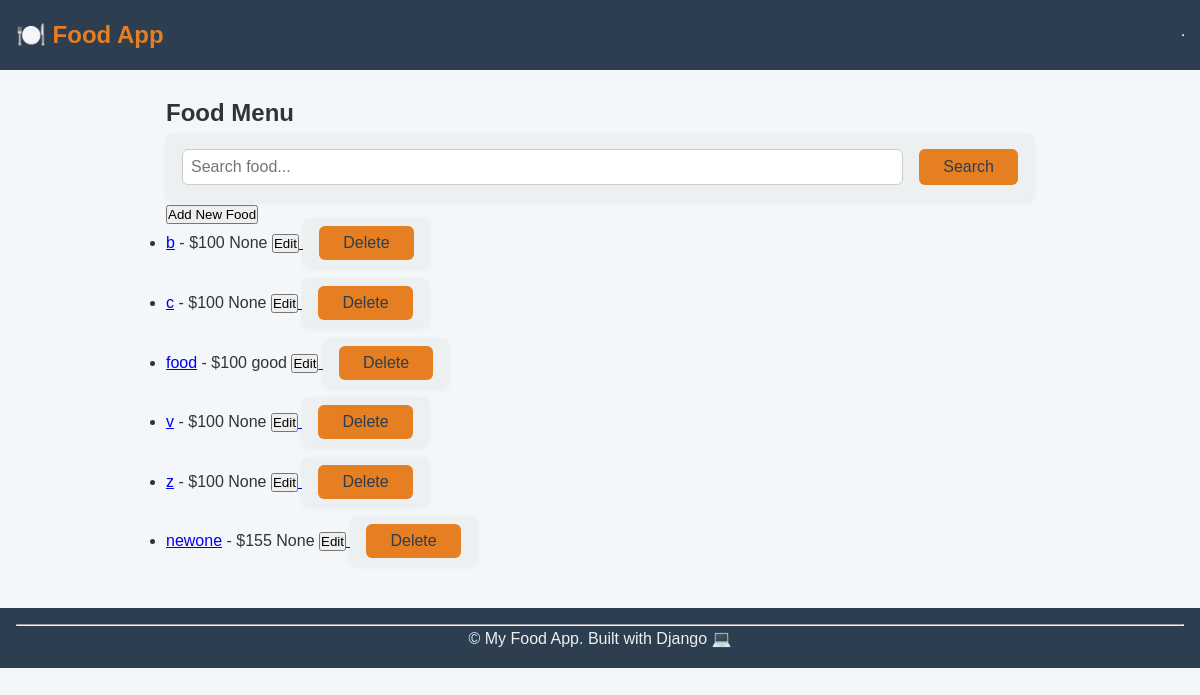
/search/, run on an earlier commit of the app's database.
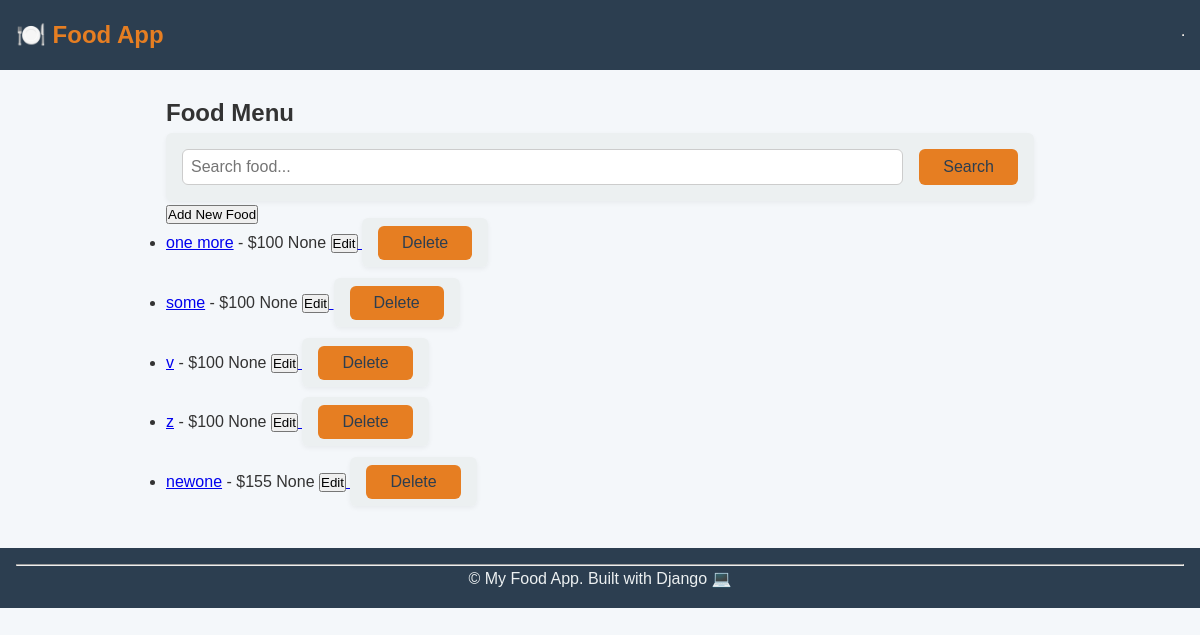
And on a later commit of the database.
### foods/models.py (models this page shows, shortened)
class Food(models.Model):
    name = models.CharField(max_length=100)
    price = models.IntegerField(default=100)
    description = models.TextField(default='None')
    class Meta:
        ordering = ['price', 'name']

### foods/views.py (the view)
# urls.py: path('search/', views.FoodSearchView.as_view(), name='food_search')
class FoodSearchView(ListView):
    model = Food
    template_name = 'actions/food_list.html'
    context_object_name = 'foods'
    paginate_by = 10
    def get_queryset(self):
        query = self.request.GET.get('q', '')
        if query:
            return Food.objects.filter(
                Q(name__icontains=query) | Q(description__icontains=query)
            )
        return Food.objects.all()

### templates/actions/food_list.html (shortened to what this page needs)
{% extends 'base.html' %}
{% block content %}
<h2>Food Menu</h2>
<form method="get" action="{% url 'food_search' %}">
    <input type="text" name="q" value="{{ query }}" placeholder="Search food..." aria-label="Search food">
    <button type="submit">Search</button>
</form>
<a href="{% url 'food_create' %}">
    <button>Add New Food</button>
</a>
<ul>
    {% for food in foods %}
    <li>
        <a href="{% url 'food_detail' food.pk %}">{{ food.name }}</a> - ${{ food.price }}
        {{ food.description }}
        <a href="{% url 'food_update' food.pk %}">
            <button type="button">Edit</button>
        </a>
        <form method="post" action="{% url 'food_delete' food.pk %}" style="display:inline;">
            <button type="submit" onclick="return confirm('Delete {{ food.name }}?')">Delete</button>
        </form>
        <br><br>
    </li>
    {% empty %}
    <li>No food items yet. Get cookin’! 🍳</li>
    {% endfor %}
</ul>
{% endblock %}

### templates/base.html (shortened to what this page needs)
<!DOCTYPE html>
{% load static %}
<html lang="en">
<head>
    <link rel="stylesheet" href="{% static 'css/style.css' %}">
</head>
<body>
<header>
    <h1><a href="{% url 'food_list' %}">🍽️ Food App</a></h1>
    <hr>
</header>
<main>
    {% block content %} {% endblock %}
</main>
<footer>
    <hr>
    <p>&copy; {{ now|date:"Y" }} My Food App. Built with Django 💻</p>
</footer>
</body>
</html>

### static/css/style.css (style rules this page uses)
*, *::before, *::after { box-sizing: border-box; margin: 0; padding: 0; }
html { font-family: sans-serif; font-size: 16px; scroll-behavior: smooth; }
:root { --color-bg: #f4f7fa; --color-primary: #2c3e50; --color-accent: #e67e22; --color-text: #333; --color-light: #ecf0f1; --color-danger: #e74c3c; --space-1: 0.5rem; --space-2: 1rem; --space-3: 1.5rem; --space-4: 2rem; --font-size-1: 0.875rem; --font-size-2: 1rem; --font-size-3: 1.25rem; --font-size-4: 1.5rem; --radius: 6px; --transition: all 0.2s ease-in-out; }
body { background: var(--color-bg); color: var(--color-text); line-height: 1.6; transition: var(--transition); }
header { background: var(--color-primary); color: var(--color-light); display: flex; flex-wrap: wrap; align-items: center; justify-content: space-between; padding: var(--space-2); }
header h1 { font-size: var(--font-size-4); }
header h1 a { color: var(--color-accent); text-decoration: none; }
main { max-width: 900px; margin: var(--space-3) auto; padding: 0 var(--space-2); }
form { display: flex; flex-wrap: wrap; gap: var(--space-2); background: var(--color-light); padding: var(--space-2); border-radius: var(--radius); box-shadow: 0 2px 5px rgba(0,0,0,0.05); }
form input[type="text"], form input[type="number"] { flex: 1 1 200px; padding: var(--space-1); font-size: var(--font-size-2); border: 1px solid #ccc; border-radius: var(--radius); }
form button { flex: 0 0 auto; padding: var(--space-1) var(--space-3); font-size: var(--font-size-2); border: none; border-radius: var(--radius); cursor: pointer; transition: var(--transition); }
form button[type="submit"] { background: var(--color-accent); color: var(--color-primary); }
footer { background: var(--color-primary); color: var(--color-light); text-align: center; padding: var(--space-2); margin-top: var(--space-3); }

What changed in the data, as far as the page shows it:
removed Food: name "b", price "100", description "None"
removed Food: name "c", price "100", description "None"
removed Food: name "food", price "100", description "good"
added Food: name "one more", price "100", description "None"
added Food: name "some", price "100", description "None"
